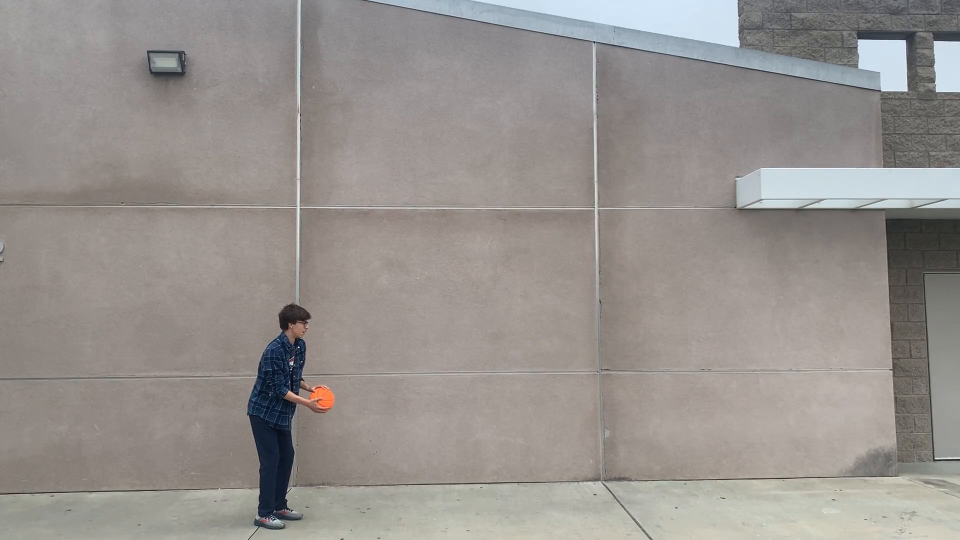
#> input picture frame 9 of Ohio_Rizz.mp4, 1920 x 1080 px, given in place of gis_lr_CC_vid03.mp4, which was not available (shown at 1/2 size)
$ python test_corners_2.py
#> lines starting #> are read from the running program, lines starting #| are printed output that depends on the picture
import cv2
import numpy as np

def display_grey_intensity(video_path):
    # Open the video file
    cap = cv2.VideoCapture(video_path)

    if not cap.isOpened():
        print("Error: Could not open video.")
        return

    while True:
        # Read the next frame
        ret, frame = cap.read()
#> frame is the input picture: shape (1080, 1920, 3); mean B, G, R 142.4, 145.8, 150.9

        if not ret:
            break

        # Convert the frame to grayscale
        gray = cv2.cvtColor(frame, cv2.COLOR_BGR2GRAY)

        # Normalize the intensity values to be displayed
        normalized_gray = cv2.normalize(gray, None, 0, 255, cv2.NORM_MINMAX)

        # Create a color map to visualize the intensity values
        colored_gray = cv2.applyColorMap(normalized_gray, cv2.COLORMAP_JET)
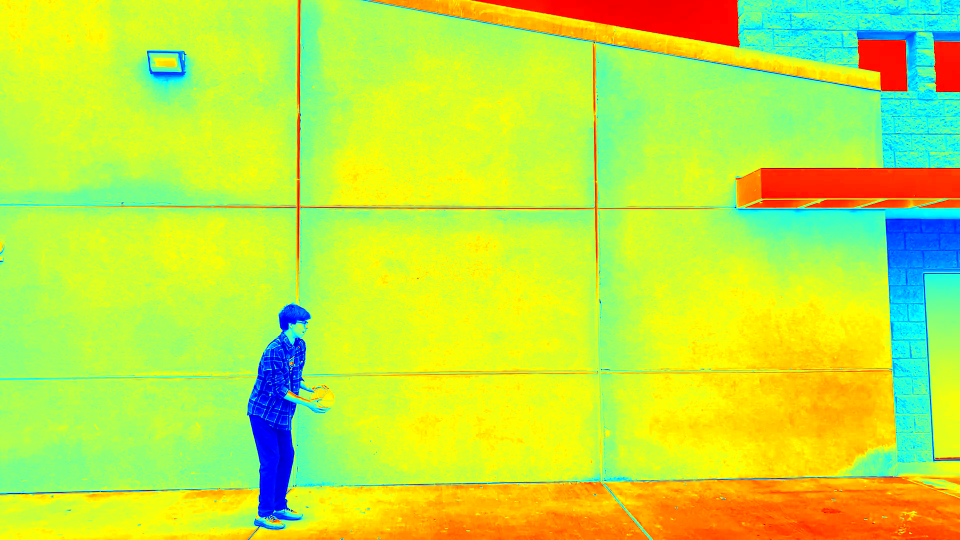
#> colored_gray: shape (1080, 1920, 3) (shown at 1/2 size); mean B, G, R 63.1, 229.6, 192.3

        # Display the original frame and the intensity map
        cv2.imshow('Original Frame', frame)
        cv2.imshow('Grey Intensity', colored_gray)

        # Exit on 'q' key
        if cv2.waitKey(1) & 0xFF == ord('q'):
#> (key q is pressed here)
            break

    # Release the video capture object and close all windows
    cap.release()
    cv2.destroyAllWindows()

# Call the function with your video path
video_path = 'D:/Users/draar/OneDrive/Documents/GitHub/Prepare2Play-Learning-Experience/data/gis_lr_CC_vid03.mp4'
display_grey_intensity(video_path)

$ run again, starting later in the video
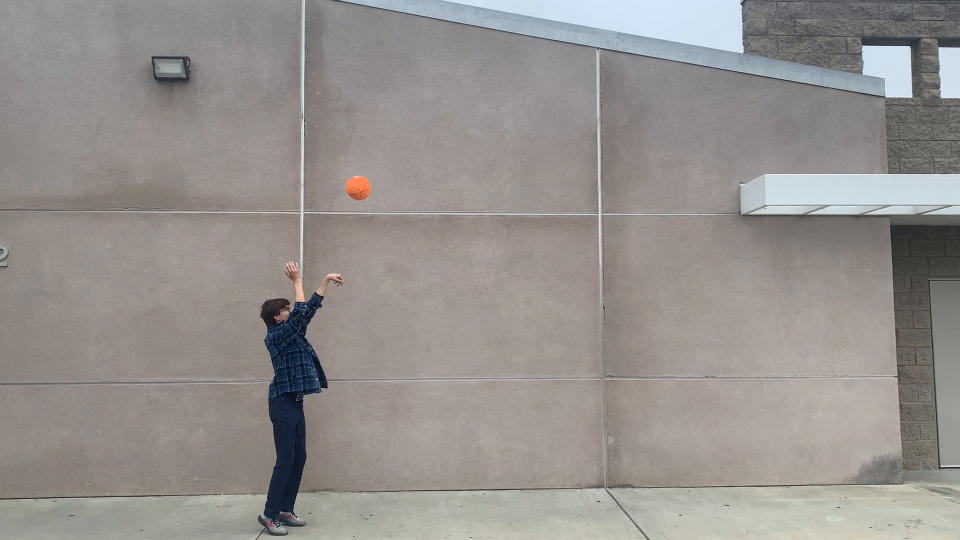
#> input picture frame 44 of Ohio_Rizz.mp4, 1920 x 1080 px, given in place of gis_lr_CC_vid03.mp4, which was not available (shown at 1/2 size)
#> in display_grey_intensity, frame is the input picture: shape (1080, 1920, 3); mean B, G, R 141.6, 144.7, 149.7
#> in display_grey_intensity, `colored_gray = cv2.applyColorMap(normalized_gray, cv2.COLORMAP_JET)`:
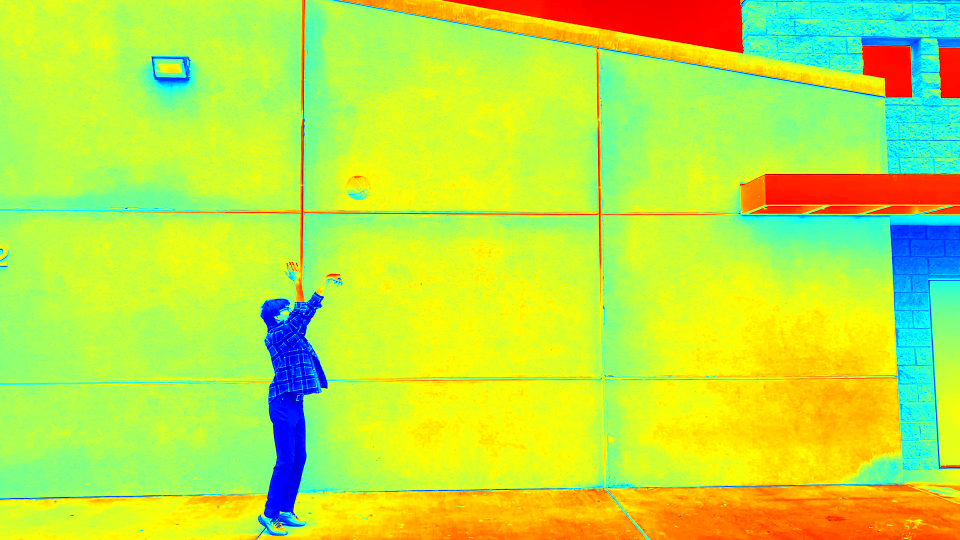
#> colored_gray: shape (1080, 1920, 3) (shown at 1/2 size); mean B, G, R 66.4, 229.6, 189

$ run again, starting later in the video
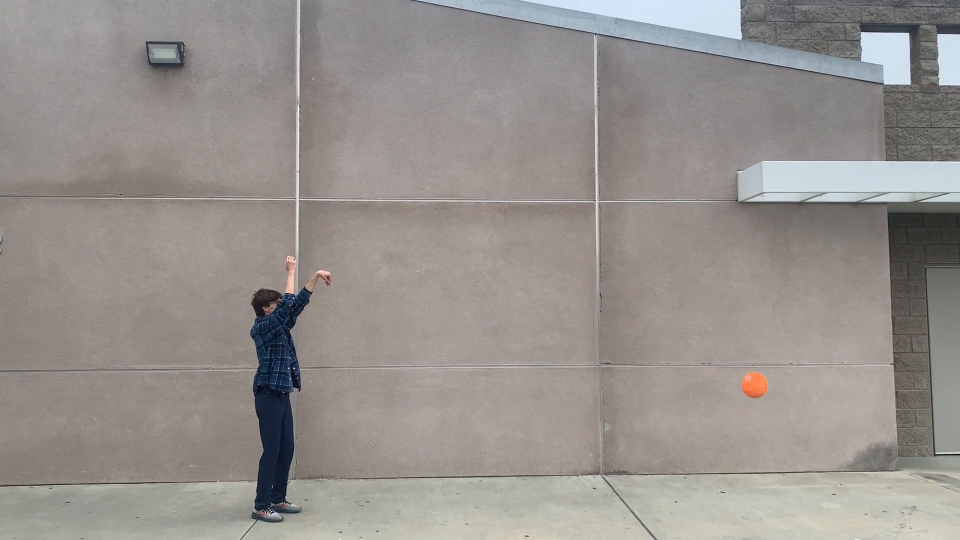
#> input picture frame 79 of Ohio_Rizz.mp4, 1920 x 1080 px, given in place of gis_lr_CC_vid03.mp4, which was not available (shown at 1/2 size)
#> in display_grey_intensity, frame is the input picture: shape (1080, 1920, 3); mean B, G, R 142.1, 145.6, 150.9
#> in display_grey_intensity, `colored_gray = cv2.applyColorMap(normalized_gray, cv2.COLORMAP_JET)`:
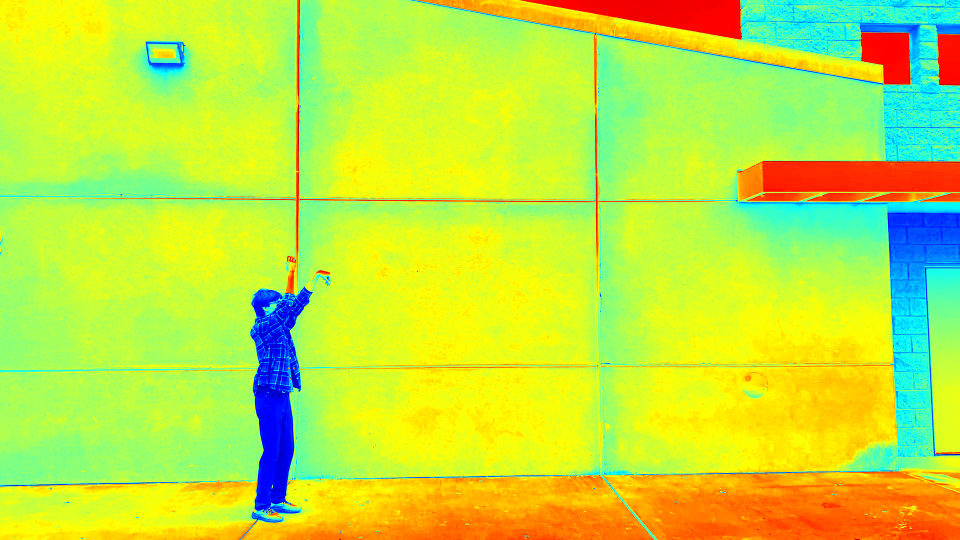
#> colored_gray: shape (1080, 1920, 3) (shown at 1/2 size); mean B, G, R 62.9, 229.3, 192.5
